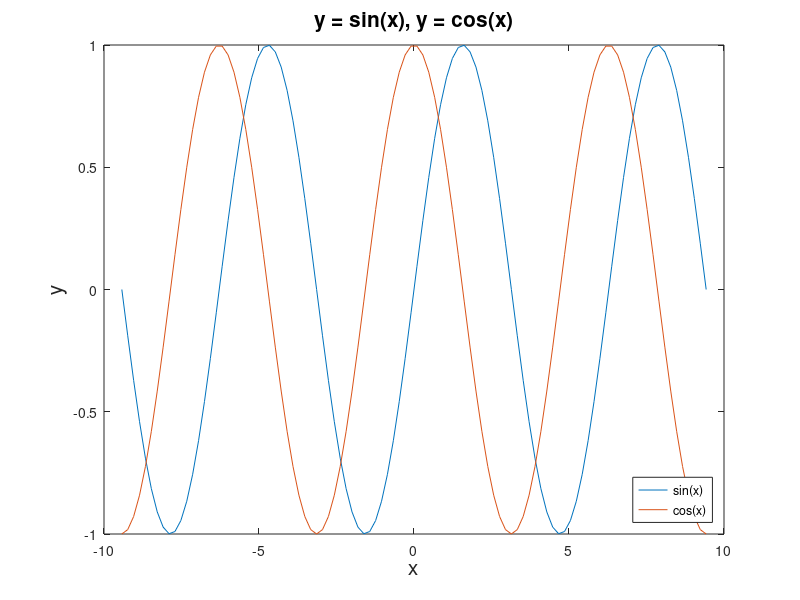

Write the MATLAB code that produced this figure.
%% 2.2 Arrays

clc
D = [ 2 4 -3; 3 9 -1 ]
E = [ 1 2; 3 4 ]
F = [ -5 5; 5 3 ]
G = D(1:2,1:2)
H = blkdiag(E,F,G)
detH = det(H)
detEFG = det(E)*det(F)*det(G)

%% 2.3 Plotting

clf
clear
clc
x = linspace(-3*pi,3*pi,100);
plot(x,sin(x))
hold on
plot(x,cos(x))
title('y = sin(x), y = cos(x)','FontSize',15)
legend('sin(x)','cos(x)','Location','southeast')
xlabel('x','FontSize',15)
ylabel('y','FontSize',15)
gca.XTick = [-3*pi -2*pi -pi 0 pi 2*pi 3*pi];
